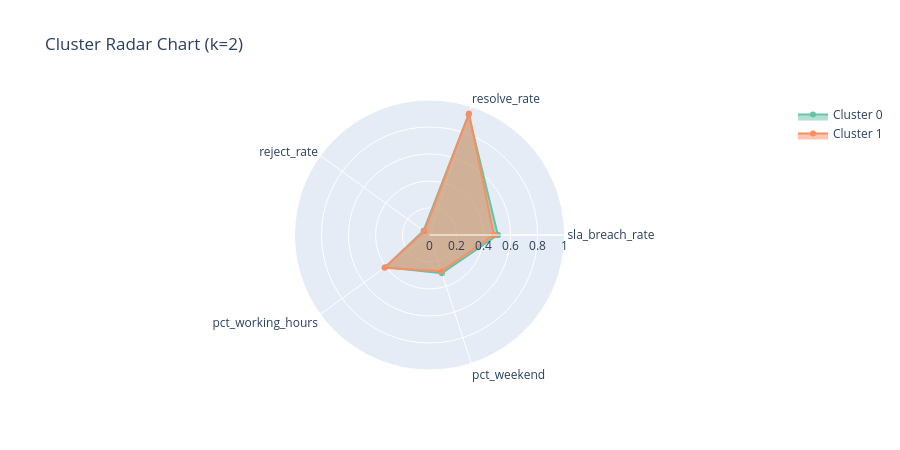

Notebook source saved alongside this figure:
### Code cell
# ---- 7.2 Radar chart ----
radar_cols = ['sla_breach_rate','resolve_rate','reject_rate','pct_working_hours','pct_weekend']
colors_plotly = px.colors.qualitative.Set2

fig = go.Figure()
for k in range(K):
    vals = profile.loc[k, radar_cols].tolist() + [profile.loc[k, radar_cols[0]]]
    fig.add_trace(go.Scatterpolar(
        r=vals, theta=radar_cols + [radar_cols[0]],
        fill='toself', name=f'Cluster {k}',
        line_color=colors_plotly[k % len(colors_plotly)]
    ))
fig.update_layout(
    polar=dict(radialaxis=dict(visible=True, range=[0,1])),
    title=f'Cluster Radar Chart (k={K})', height=450
)
fig.show()

### Figure 1 — Plotly figure (JSON) as saved in the notebook; plotly's stock layout.template omitted (floating-point values rounded to 4 significant figures)
{"data": [{"fill": "toself", "line": {"color": "rgb(102,194,165)"}, "name": "Cluster 0", "r": [0.5065, 0.939, 0.054, 0.406, 0.297, 0.5065], "theta": ["sla_breach_rate", "resolve_rate", "reject_rate", "pct_working_hours", "pct_weekend", "sla_breach_rate"], "type": "scatterpolar"}, {"fill": "toself", "line": {"color": "rgb(252,141,98)"}, "name": "Cluster 1", "r": [0.4771, 0.946, 0.047, 0.412, 0.282, 0.4771], "theta": ["sla_breach_rate", "resolve_rate", "reject_rate", "pct_working_hours", "pct_weekend", "sla_breach_rate"], "type": "scatterpolar"}], "layout": {"height": 450, "polar": {"radialaxis": {"range": [0, 1], "visible": true}}, "title": {"text": "Cluster Radar Chart (k=2)"}}}
